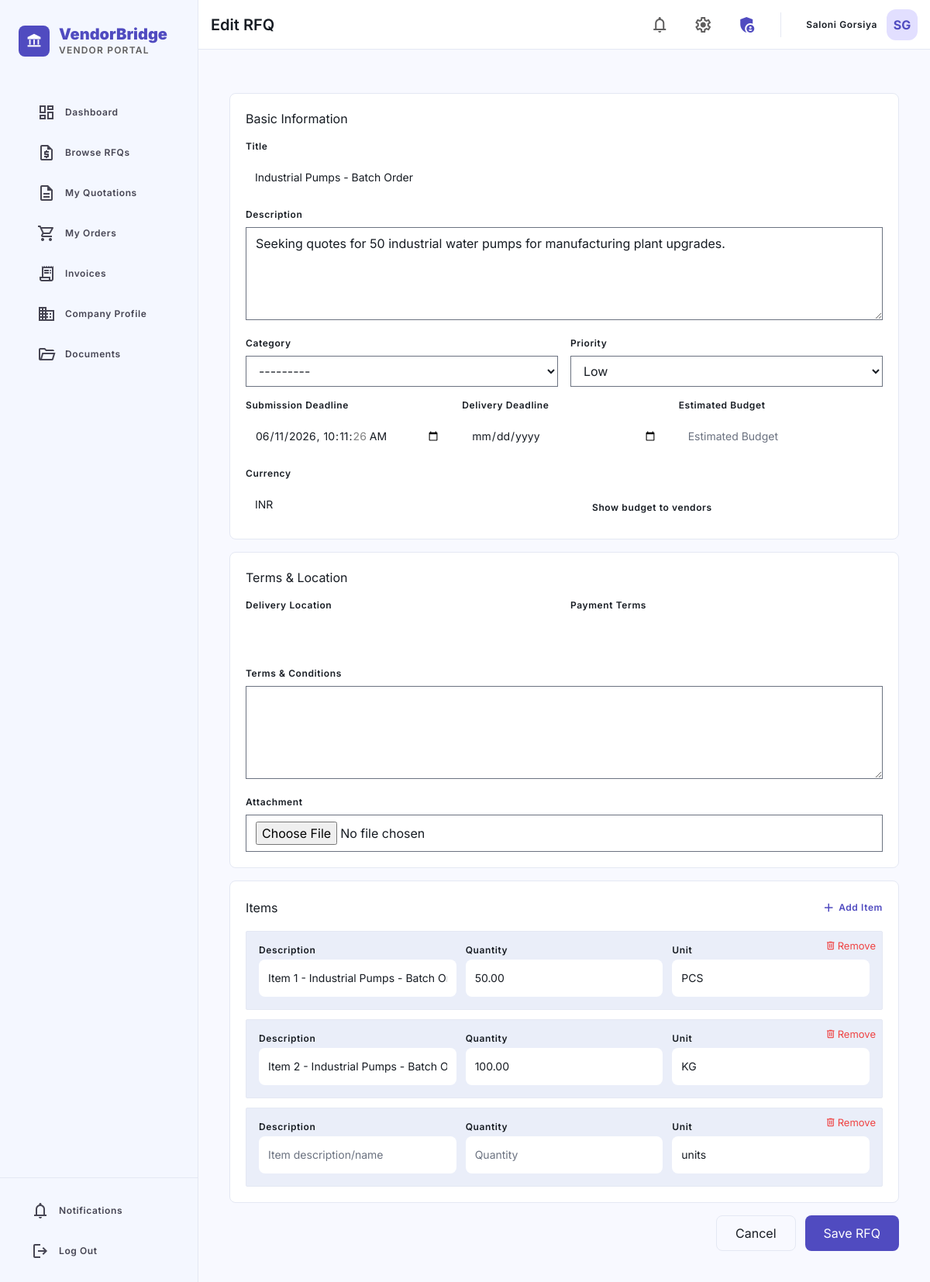
Page /procurement/rfqs/2/edit/ (signed in) on the committed database.
### Vendors/models.py (models this page shows, shortened)
class RFQ(models.Model):
    class Status(models.TextChoices):
        DRAFT = "draft", "Draft"
        PUBLISHED = "published", "Published"
        UNDER_REVIEW = "under_review", "Under Review"
        AWARDED = "awarded", "Awarded"
        CLOSED = "closed", "Closed"
        CANCELLED = "cancelled", "Cancelled"
    class Priority(models.TextChoices):
        LOW = "low", "Low"
        MEDIUM = "medium", "Medium"
        HIGH = "high", "High"
        URGENT = "urgent", "Urgent"
    rfq_number = models.CharField(
        max_length=20,
        unique=True,
        editable=False,
        help_text="Auto-generated RFQ reference number",
    )
    title = models.CharField(max_length=300)
    description = models.TextField()
    category = models.ForeignKey(
        VendorCategory,
        on_delete=models.SET_NULL,
        null=True,
        blank=True,
        related_name="rfqs",
    )
    estimated_budget = models.DecimalField(
        max_digits=15,
        decimal_places=2,
        null=True,
        blank=True,
        help_text="Estimated budget (may be hidden from vendors)",
    )
    currency = models.CharField(max_length=3, default="INR")
    show_budget_to_vendors = models.BooleanField(
        default=False,
        help_text="If checked, vendors can see the estimated budget",
    )
    published_date = models.DateTimeField(null=True, blank=True)
    submission_deadline = models.DateTimeField(
        help_text="Last date/time for vendors to submit quotations"
    )
    delivery_deadline = models.DateField(
        null=True,
        blank=True,
        help_text="Expected delivery date",
    )
    status = models.CharField(
        max_length=20,
        choices=Status.choices,
        default=Status.DRAFT,
    )
    priority = models.CharField(
        max_length=10,
        choices=Priority.choices,
        default=Priority.MEDIUM,
    )
    created_by = models.ForeignKey(
        User,
        on_delete=models.SET_NULL,
        null=True,
        related_name="created_rfqs",
    )
    invited_vendors = models.ManyToManyField(
        Vendor,
        blank=True,
        related_name="invited_rfqs",
        help_text="Specific vendors invited (leave blank for open RFQ)",
    )
    terms_and_conditions = models.TextField(blank=True)
    delivery_location = models.CharField(max_length=300, blank=True)
    payment_terms = models.CharField(max_length=255, blank=True)
    attachment = models.FileField(
        upload_to="rfq_attachments/%Y/%m/",
        blank=True,
        null=True,
        help_text="Specification document, drawings, etc.",
    )
    created_at = models.DateTimeField(auto_now_add=True)
    updated_at = models.DateTimeField(auto_now=True)
    class Meta:
        ordering = ["-created_at"]
        verbose_name = "RFQ"
        verbose_name_plural = "RFQs"

### Procurement/views.py (the view)
# urls.py: path("rfqs/<int:rfq_id>/edit/", views.rfq_edit, name="rfq_edit"),
@login_required(login_url="vendor_login")
@user_passes_test(is_procurement_officer)
def rfq_edit(request, rfq_id):
    rfq = get_object_or_404(RFQ, id=rfq_id)
    if request.method == "POST":
        form = RFQForm(request.POST, request.FILES, instance=rfq)
        rfq_items_formset = RFQItemFormSet(request.POST, request.FILES, instance=rfq, prefix="items")
        if form.is_valid() and rfq_items_formset.is_valid():
            form.save()
            rfq_items_formset.save()
            messages.success(request, "RFQ updated successfully!")
            return redirect("proc_rfq_list")
        else:
            messages.error(request, "Please correct the errors below.")
    else:
        form = RFQForm(instance=rfq)
        rfq_items_formset = RFQItemFormSet(instance=rfq, prefix="items")
    context = {
        "form": form,
        "rfq_items_formset": rfq_items_formset,
        "rfq": rfq,
    }
    return render(request, "procurement/rfq_form.html", context)

### Procurement/templates/procurement/rfq_form.html (shortened to what this page needs)
{% extends "base.html" %}
{% block page_title %}{% if form.instance.id %}Edit{% else %}Create New{% endif %} RFQ{% endblock %}
{% block content %}
<div class="max-w-4xl mx-auto space-y-stack-lg">
    <form method="post" enctype="multipart/form-data" class="space-y-gutter">
        <div class="bg-surface-container-lowest border border-border-low-contrast rounded-xl p-5">
            <h3 class="font-headline-sm mb-4">Basic Information</h3>
            <div class="space-y-4">
                <div>
                    <label class="block text-label-md font-label-md mb-2">Title</label>
                    {{ form.title }}
                </div>
                <div>
                    <label class="block text-label-md font-label-md mb-2">Description</label>
                    {{ form.description }}
                </div>
                <div class="grid grid-cols-2 gap-4">
                    <div>
                        <label class="block text-label-md font-label-md mb-2">Category</label>
                        {{ form.category }}
                    </div>
                    <div>
                        <label class="block text-label-md font-label-md mb-2">Priority</label>
                        {{ form.priority }}
                    </div>
                </div>
                <div class="grid grid-cols-3 gap-4">
                    <div>
                        <label class="block text-label-md font-label-md mb-2">Submission Deadline</label>
                        {{ form.submission_deadline }}
                    </div>
                    <div>
                        <label class="block text-label-md font-label-md mb-2">Delivery Deadline</label>
                        {{ form.delivery_deadline }}
                    </div>
                    <div>
                        <label class="block text-label-md font-label-md mb-2">Estimated Budget</label>
                        {{ form.estimated_budget }}
                    </div>
                </div>
                <div class="grid grid-cols-2 gap-4">
                    <div>
                        <label class="block text-label-md font-label-md mb-2">Currency</label>
                        {{ form.currency }}
                    </div>
                    <div class="flex items-center pt-8">
                        <label class="flex items-center gap-2 cursor-pointer">
                            {{ form.show_budget_to_vendors }}
                            <span class="text-label-md font-label-md">Show budget to vendors</span>
                        </label>
                    </div>
                </div>
            </div>
        </div>
        <div class="bg-surface-container-lowest border border-border-low-contrast rounded-xl p-5">
            <h3 class="font-headline-sm mb-4">Terms & Location</h3>
            <div class="space-y-4">
                <div class="grid grid-cols-2 gap-4">
                    <div>
                        <label class="block text-label-md font-label-md mb-2">Delivery Location</label>
                        {{ form.delivery_location }}
                    </div>
                    <div>
                        <label class="block text-label-md font-label-md mb-2">Payment Terms</label>
                        {{ form.payment_terms }}
                    </div>
                </div>
                <div>
                    <label class="block text-label-md font-label-md mb-2">Terms & Conditions</label>
                    {{ form.terms_and_conditions }}
                </div>
                <div>
                    <label class="block text-label-md font-label-md mb-2">Attachment</label>
                    {{ form.attachment }}
                </div>
            </div>
        </div>
        <div class="bg-surface-container-lowest border border-border-low-contrast rounded-xl p-5">
            <div class="flex justify-between items-center mb-4">
                <h3 class="font-headline-sm">Items</h3>
                <button type="button" id="add-item-btn" class="text-primary hover:underline text-label-md flex items-center gap-1">
                    <span class="material-symbols-outlined text-lg">add</span> Add Item
                </button>
            </div>
            <div id="items-container" class="space-y-3">
                {% for form in rfq_items_formset %}
                <div class="item-form bg-surface-container p-4 rounded border border-border-low-contrast relative">
                    <button type="button" class="remove-item-btn absolute top-2 right-2 text-status-rejected hover:underline text-body-sm flex items-center gap-0.5">
                        <span class="material-symbols-outlined text-sm">delete</span> Remove
                    </button>
                    <div class="grid grid-cols-3 gap-3">
                        <div>
                            <label class="block text-label-md mb-1">Description</label>
                            {{ form.description }}
                        </div>
                        <div>
                            <label class="block text-label-md mb-1">Quantity</label>
                            {{ form.quantity }}
                        </div>
                        <div>
                            <label class="block text-label-md mb-1">Unit</label>
                            {{ form.unit }}
                        </div>
                    </div>
                </div>
                {% endfor %}
            </div>
        </div>
        <div class="flex gap-3 justify-end">
            <a href="{% url 'proc_rfq_list' %}" class="px-6 py-2.5 border border-border-low-contrast rounded-xl font-label-md hover:bg-surface-container">Cancel</a>
            <button type="submit" class="px-6 py-2.5 bg-primary text-on-primary rounded-xl font-label-md hover:opacity-90">Save RFQ</button>
        </div>
    </form>
</div>
{% endblock %}

### Vendors/templates/base.html (shortened to what this page needs)
<!DOCTYPE html>
<html class="light" lang="en">
<head>
    <script src="https://cdn.tailwindcss.com?plugins=forms,container-queries"></script>
</head>
<body class="bg-background text-on-surface font-body-md overflow-hidden">
<aside class="fixed left-0 top-0 bottom-0 flex flex-col z-50 overflow-y-auto bg-surface-subtle border-r border-border-low-contrast w-64">
    <div class="px-6 py-8">
        <div class="flex items-center gap-3 mb-12">
            <div class="w-10 h-10 bg-primary rounded-xl flex items-center justify-center text-on-primary">
                <span class="material-symbols-outlined text-headline-sm" style="font-variation-settings: 'FILL' 1;">account_balance</span>
            </div>
            <div>
                <h1 class="font-headline-sm text-headline-sm font-black text-primary leading-tight">VendorBridge</h1>
                <p class="font-label-md text-label-md text-secondary uppercase tracking-widest">Vendor Portal</p>
            </div>
        </div>
        <nav class="space-y-1">
            <a class="sidebar-link {% if active_page == 'dashboard' %}active{% endif %}" href="{% url 'vendor_dashboard' %}">
                <span class="material-symbols-outlined" {% if active_page == 'dashboard' %}style="font-variation-settings: 'FILL' 1;"{% endif %}>dashboard</span>
                Dashboard
            </a>
            <a class="sidebar-link {% if active_page == 'rfqs' %}active{% endif %}" href="{% url 'rfq_list' %}">
                <span class="material-symbols-outlined" {% if active_page == 'rfqs' %}style="font-variation-settings: 'FILL' 1;"{% endif %}>request_quote</span>
                Browse RFQs
            </a>
            <a class="sidebar-link {% if active_page == 'quotations' %}active{% endif %}" href="{% url 'quotation_list' %}">
                <span class="material-symbols-outlined" {% if active_page == 'quotations' %}style="font-variation-settings: 'FILL' 1;"{% endif %}>description</span>
                My Quotations
            </a>
            <a class="sidebar-link {% if active_page == 'orders' %}active{% endif %}" href="{% url 'order_list' %}">
                <span class="material-symbols-outlined" {% if active_page == 'orders' %}style="font-variation-settings: 'FILL' 1;"{% endif %}>shopping_cart</span>
                My Orders
            </a>
            <a class="sidebar-link {% if active_page == 'invoices' %}active{% endif %}" href="{% url 'invoice_list' %}">
                <span class="material-symbols-outlined" {% if active_page == 'invoices' %}style="font-variation-settings: 'FILL' 1;"{% endif %}>receipt_long</span>
                Invoices
            </a>
            <a class="sidebar-link {% if active_page == 'profile' %}active{% endif %}" href="{% url 'vendor_profile' %}">
                <span class="material-symbols-outlined" {% if active_page == 'profile' %}style="font-variation-settings: 'FILL' 1;"{% endif %}>business</span>
                Company Profile
            </a>
            <a class="sidebar-link {% if active_page == 'documents' %}active{% endif %}" href="{% url 'vendor_documents' %}">
                <span class="material-symbols-outlined" {% if active_page == 'documents' %}style="font-variation-settings: 'FILL' 1;"{% endif %}>folder_open</span>
                Documents
            </a>
        </nav>
    </div>
    <div class="mt-auto border-t border-border-low-contrast p-4 space-y-1">
        <a class="sidebar-link {% if active_page == 'notifications' %}active{% endif %}" href="{% url 'notification_list' %}">
            <span class="material-symbols-outlined">notifications</span>
            Notifications
        </a>
        <a class="sidebar-link text-error hover:!bg-error-container" href="{% url 'vendor_logout' %}">
            <span class="material-symbols-outlined">logout</span>
            Log Out
        </a>
    </div>
</aside>
<div class="flex flex-col flex-1 ml-64 min-h-screen">
    <header class="flex justify-between items-center h-16 px-gutter w-full sticky top-0 z-40 bg-surface-container-lowest border-b border-border-low-contrast">
        <div class="flex items-center gap-stack-md flex-1">
            <h2 class="font-headline-sm text-headline-sm text-on-surface">{% block page_title %}Dashboard{% endblock %}</h2>
        </div>
        <div class="flex items-center gap-4">
            <a href="{% url 'notification_list' %}" class="w-10 h-10 flex items-center justify-center text-secondary hover:bg-surface-container-low rounded-full transition-colors relative">
                <span class="material-symbols-outlined">notifications</span>
            </a>
            <a href="{% url 'vendor_profile' %}" class="w-10 h-10 flex items-center justify-center text-secondary hover:bg-surface-container-low rounded-full transition-colors">
                <span class="material-symbols-outlined">settings</span>
            </a>
            {% if user.is_staff %}
            <a href="/admin/" title="Admin Panel" class="w-10 h-10 flex items-center justify-center text-primary hover:bg-primary-fixed rounded-full transition-colors font-bold">
                <span class="material-symbols-outlined" style="font-variation-settings: 'FILL' 1;">admin_panel_settings</span>
            </a>
            {% endif %}
            <div class="flex items-center gap-3 pl-2">
                <div class="text-right">
                    <p class="font-label-md text-label-md text-on-surface">{{ user.first_name }} {{ user.last_name }}</p>
                </div>
                <div class="w-10 h-10 rounded-full bg-primary-fixed flex items-center justify-center text-primary font-bold">
                    {{ user.first_name.0 }}{{ user.last_name.0 }}
                </div>
            </div>
        </div>
    </header>
    <main class="flex-1 overflow-y-auto p-gutter lg:p-10 space-y-stack-lg max-w-[1400px] mx-auto w-full">
        {% block content %}{% endblock %}
    </main>
</div>
</body>
</html>

### rows in the picture
RFQ: title "Industrial Pumps - Batch Order", description "Seeking quotes for 50 industrial water pumps for manufacturing plant upgrades.", category "---------", priority "Low", submission_deadline "06/11/2026 10:11:26", currency "INR"

### other values in the picture
{{ user.first_name }} "Saloni"
{{ user.last_name }} "Gorsiya"
{{ user.first_name.0 }} "S"
{{ user.last_name.0 }} "G"
